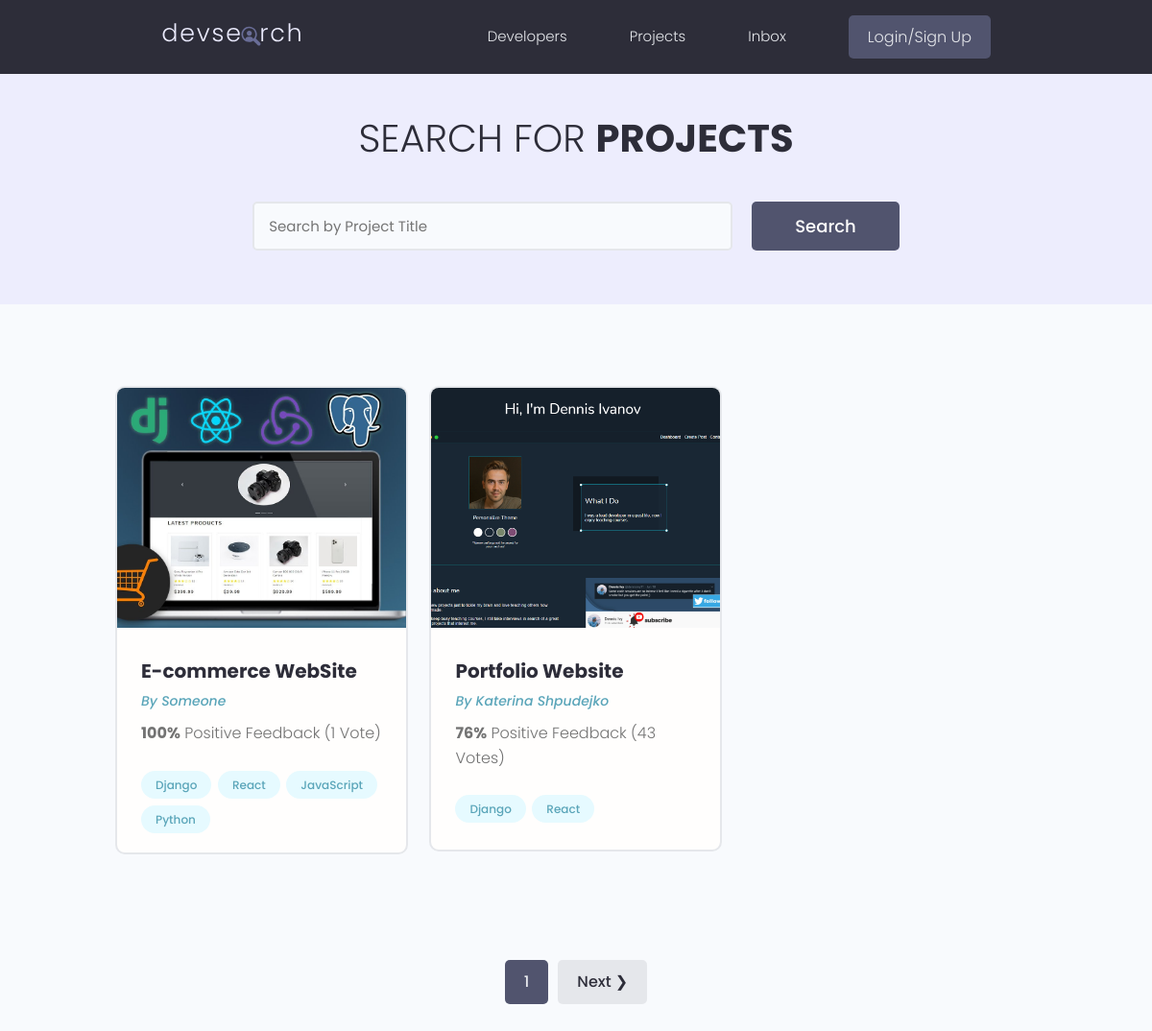
/projects/, run on the app's committed database.
### projects/models.py (models this page shows, shortened)
class Project(models.Model): # by default autogenerate id(int - start with 1)
    owner = models.ForeignKey(Profile, null=True, blank=True,
                              on_delete=models.SET_NULL)
    title = models.CharField(max_length=200)
    description = models.TextField(null=True, blank=True)
    featured_image = models.ImageField(null=True, blank=True, default='default.jpeg')
    demo_link = models.CharField(max_length=2000, null=True, blank=True)
    source_link = models.CharField(max_length=2000, null=True, blank=True)
    tags = models.ManyToManyField('Tag', blank=True)
    vote_total = models.IntegerField(default=0, null=True, blank=True)
    vote_ratio = models.IntegerField(default=0, null=True, blank=True)
    created = models.DateTimeField(auto_now_add=True)
    id = models.UUIDField(default=uuid.uuid4, unique=True,
                          primary_key=True, editable=False)
    class Meta:
        ordering = ['created']

class Tag(models.Model):
    name = models.CharField(max_length=200)
    created = models.DateTimeField(auto_now_add=True)
    id = models.UUIDField(default=uuid.uuid4, unique=True,
                          primary_key=True, editable=False)
    def __str__(self):
        return self.name

### users/models.py (models this page shows, shortened)
class Profile(models.Model):
    user = models.OneToOneField(User, on_delete=models.CASCADE, null=True, blank=True)
    name = models.CharField(max_length=200, blank=True, null=True)
    email = models.EmailField(max_length=500, blank=True, null=True)
    username = models.CharField(max_length=200, blank=True, null=True)
    location = models.CharField(max_length=200, blank=True, null=True)
    short_intro = models.CharField(max_length=500, blank=True, null=True)
    bio = models.TextField(blank=True, null=True)
    profile_image = models.ImageField(null=True, blank=True,
                                      upload_to='profiles/', default='profiles/user-default.png')
    social_github = models.CharField(max_length=200, blank=True, null=True)
    social_twitter = models.CharField(max_length=200, blank=True, null=True)
    social_linkedin = models.CharField(max_length=200, blank=True, null=True)
    social_youtube = models.CharField(max_length=200, blank=True, null=True)
    social_website = models.CharField(max_length=200, blank=True, null=True)
    id = models.UUIDField(default=uuid.uuid4, unique=True,
                          primary_key=True, editable=False)

### projects/views.py (the view)
# urls.py: path('projects/', include('projects.urls')),
def projects(request):
    projects, search_query = searchProjects(request)
    custom_range, projects = paginationProjects(request, projects, 2)
    context = {'projects' : projects, 'search_query' : search_query, 'custom_range': custom_range}
    return render(request, 'projects/projects.html', context)

### projects/utils.py (called while the page is built)
def searchProjects(request):
    search_query = ''
    if request.GET.get('search_query'):
        search_query = request.GET.get('search_query')
    tags = Tag.objects.filter(name__icontains=search_query)
    projects = Project.objects.distinct().filter(
        Q(title__icontains=search_query) |
        Q(description__icontains=search_query) |
        Q(owner__name__icontains=search_query) |
        Q(tags__in=tags)
    )
    return projects, search_query

def paginationProjects(request, projects, results):
    page = request.GET.get('page')
    paginator = Paginator(projects, results)
    try:
        projects = paginator.page(page)
    except PageNotAnInteger:
        page = 1
        projects = paginator.page(page)
    except EmptyPage:
        page = paginator.num_pages
        projects = paginator.page(page)
    leftIndex = int(page) - 4
    if leftIndex < 1:
        leftIndex = 1
    rightIndex = int(page) + 1
    if rightIndex > paginator.num_pages:
        rightIndex = paginator.num_pages + 1
    custom_range = range(leftIndex, rightIndex)
    return custom_range, projects

### projects/templates/projects/projects.html (shortened to what this page needs)
{% extends 'main.html' %}
{% block content %}
  <main class="projects">
    <section class="hero-section text-center">
      <div class="container container--narrow">
        <div class="hero-section__box">
          <h2>Search for <span>Projects</span></h2>
        </div>
        <div class="hero-section__search">
          <form class="form" action="{% url 'projects' %}" method="get">
            <div class="form__field">
              <input class="input input--text" id="formInput#search" type="text" name="search_query"
                value="{{search_query}}" placeholder="Search by Project Title" />
            </div>
            <input class="btn btn--sub btn--lg" type="submit" value="Search" />
          </form>
        </div>
      </div>
    </section>
    <section class="projectsList">
      <div class="container">
        <div class="grid grid--three">
          {% for project in projects %}
          <div class="column">
            <div class="card project">
              <a href="{% url 'project' project.id %}" class="project">
                <img class="project__thumbnail" src="{{ project.featured_image.url }}" alt="project thumbnail" />
                <div class="card__body">
                  <h3 class="project__title">{{project.title}}</h3>
                  <p><a class="project__author" href="{% url 'user-profile' project.owner.id %}">By {{project.owner.name}}</a></p>
                  <p class="project--rating">
                    <span style="font-weight: bold;">{{project.vote_ratio}}%</span> Positive
                    Feedback ({{project.vote_total}} Vote{{ project.vote_total|pluralize:'s' }})
                  </p>
                  <div class="project__tags">
                    {% for tag in project.tags.all %}
                    <span class="tag tag--pill tag--main">
                      <small>{{ tag }}</small>
                    </span>
                    {% endfor %}
                  </div>
                </div>
              </a>
            </div>
          </div>
          {% endfor %}
        </div>
      </div>
    </section>
    {% include 'pagination.html' with queryset=projects custom_range=custom_range %}
  </main>
{% endblock content %}

### static/styles/app.css (style rules this page uses)
:root { --color-sub: #2d2d39; }
.btn--sub { background-color: var(--color-sub-light); }
.card { border: 2px solid var(--color-light); }
img { width: 100%; }
.hero-section { height: 40vh; display: flex; align-items: center; background-color: var(--color-sub); }
.hero-section__box { margin-bottom: 4rem; }
.hero-section__box > h2, .hero-section__box > h2 > span { font-size: 4rem; color: var(--color-light); line-height: 1.3; text-transform: uppercase; }
.hero-section__box > h2 { font-weight: 300; }
.hero-section__box > h2 > span { font-weight: 700; }
.hero-section__search > .form { display: flex; align-items: center; justify-content: center; gap: 2rem; }
.hero-section__search > .form input.input--text { width: 50rem; }
.project__author { font-size: 1.4rem; font-style: italic; }
.project--rating { margin-bottom: 1.6em; margin-top: .5em; }
.projects > .hero-section { background: var(--color-sub-lighter); height: 30vh; }
.projects .hero-section__box { margin-bottom: 2.5rem; }
.projects .hero-section__box > h2 { color: var(--color-sub); }
.projects .hero-section__box > h2 > span { font-weight: 700; color: var(--color-sub); }
.projectsList { margin-top: 8rem; }
.project__thumbnail { height: 25rem; object-fit: cover; object-position: top center; }
.project__title { font-size: 2rem; font-weight: 700; color: var(--color-sub); }

### static/uikit/styles/modules/_variables.css (style rules this page uses)
:root { --color-main: #5aa5b9; --color-main-light: #e6faff; --color-sub: #3f4156; --color-sub-light: #51546e; --color-sub-lighter: #ededfd; --color-text: #737373; --color-gray: #8b8b8b; --color-light: #e5e7eb; --color-light-gray: #767676; --color-bg: #f8fafd; --color-white: #fffefd; --color-white-light: #f3f3f3; --color-success: #359e64; --color-success-bg: #def8e8; --color-error: #fc4b0b; --color-error-bg: #fff2ee; --font-base: 'Poppins', arial, helvetica, 'Segoe UI', roboto, ubuntu, sans-serif; --font-monospace: 'Fira Code', 'Courier New', courier, monospace; --font-regular: 300; --font-medium: 500; --font-bold: 700; --generic-shadow: 1px 1px 5px #00000010; --generic-transition: all 0.3s ease-in-out; }

### static/uikit/styles/modules/_base.css (style rules this page uses)
* { margin: 0; padding: 0; box-sizing: border-box; text-rendering: optimizeLegibility; color: inherit; font-size: inherit; }
html { font-size: 50%; }
@media only screen and (min-width: 480px) { html { font-size: 56.25%; } }
@media only screen and (min-width: 1200px) { html { font-size: 62.5%; } }
body { line-height: 1.6; font-weight: 400; font-size: 1.5rem; color: var(--color-text); background-color: var(--color-bg); min-height: 100vh; }

### static/uikit/styles/modules/_typography.css (style rules this page uses)
* { font-family: var(--font-base); }
h2 { font-size: 3.6rem; font-weight: var(--font-bold); }
h3 { font-size: 3.2rem; font-weight: var(--font-medium); }
p, span, strong { font-size: 1.6rem; color: var(--color-text); font-weight: var(--font-regular); }
a { padding-bottom: 2px; text-decoration: none; display: inline-block; color: var(--color-main); font-weight: var(--font-medium); }

### static/uikit/styles/modules/_utilities.css (style rules this page uses)
.container { width: 92%; max-width: 165rem; margin: 0 auto; box-sizing: border-box; }
.container--narrow { width: 92%; max-width: 120rem; }
@media screen and (min-width: 1000px) { .container { width: 90%; } }
@media screen and (min-width: 1000px) { .container--narrow { width: 85%; } }
@media screen and (min-width: 1200px) { .container { width: 80%; } }
@media screen and (min-width: 1200px) { .container--narrow { width: 72%; } }
.text-center { text-align: center; }

### static/uikit/styles/modules/_button.css (style rules this page uses)
.btn { display: inline-block; position: relative; cursor: pointer; background-color: var(--color-light); font-weight: var(--font-medium); color: var(--color-sub); text-decoration: none; padding: 1rem 2rem; border-radius: 0.5rem; border: none; width: -webkit-fit-content; width: -moz-fit-content; width: fit-content; height: -webkit-fit-content; height: -moz-fit-content; height: fit-content; font-size: 1.6rem; outline-width: 0; outline-color: transparent; -webkit-backface-visibility: hidden; backface-visibility: hidden; transition: all 0.3s ease-in-out; }
.btn--sub { background-color: var(--color-sub); color: var(--color-white); }
.btn--lg { font-size: 1.8rem; padding: 1.2rem 4.5rem; }

### static/uikit/styles/modules/_card.css (style rules this page uses)
.card { border-radius: 1rem; background-color: var(--color-white); border: 1.5px solid var(--color-light); width: auto; height: auto; margin-top: 0.5rem; margin-bottom: 0.5rem; overflow: hidden; }
.card__body, .card__header { padding: 2rem 2.5rem; }

### data on the page
Project: featured_image (picture), title "E-commerce WebSite", owner.name "Someone", vote_ratio "100", vote_total "1"
Tag: name "Django"
Tag: name "React"
Tag: name "JavaScript"
Tag: name "Python"
Project: featured_image (picture), title "Portfolio Website", owner.name "Katerina Shpudejko", vote_ratio "76", vote_total "43"

### other printed values
{{ page }} "1"
